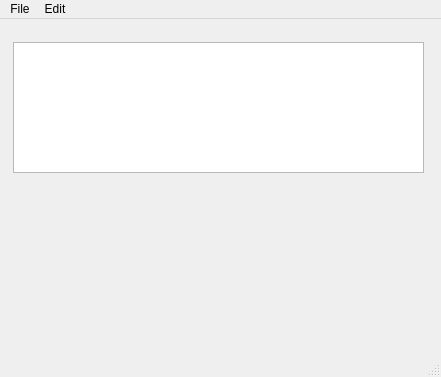
<?xml version="1.0" encoding="UTF-8"?>
<ui version="4.0">
 <class>MainWindow</class>
 <widget class="QMainWindow" name="MainWindow">
  <property name="geometry">
   <rect>
    <x>0</x>
    <y>0</y>
    <width>441</width>
    <height>377</height>
   </rect>
  </property>
  <property name="windowTitle">
   <string>MainWindow</string>
  </property>
  <widget class="QWidget" name="centralwidget">
   <widget class="QTextEdit" name="input">
    <property name="geometry">
     <rect>
      <x>13</x>
      <y>23</y>
      <width>411</width>
      <height>131</height>
     </rect>
    </property>
   </widget>
  </widget>
  <widget class="QMenuBar" name="menubar">
   <property name="geometry">
    <rect>
     <x>0</x>
     <y>0</y>
     <width>441</width>
     <height>18</height>
    </rect>
   </property>
   <widget class="QMenu" name="menuFile">
    <property name="title">
     <string>File</string>
    </property>
    <addaction name="actionOpen_File"/>
    <addaction name="actionNew_FIle"/>
    <addaction name="actionPrint"/>
    <addaction name="actionSave"/>
    <addaction name="actionSave_as"/>
   </widget>
   <widget class="QMenu" name="menuEdit">
    <property name="title">
     <string>Edit</string>
    </property>
    <addaction name="actionUndo"/>
    <addaction name="actionRedo"/>
    <addaction name="actionCopy"/>
    <addaction name="actionPaste"/>
   </widget>
   <addaction name="menuFile"/>
   <addaction name="menuEdit"/>
  </widget>
  <widget class="QStatusBar" name="statusbar"/>
  <action name="actionOpen_File">
   <property name="text">
    <string>Open File</string>
   </property>
   <property name="statusTip">
    <string>Open another file</string>
   </property>
   <property name="shortcut">
    <string>Ctrl+O</string>
   </property>
   <property name="shortcutVisibleInContextMenu">
    <bool>true</bool>
   </property>
  </action>
  <action name="actionNew_FIle">
   <property name="text">
    <string>New FIle</string>
   </property>
   <property name="statusTip">
    <string>Creates a new file</string>
   </property>
   <property name="shortcut">
    <string>Ctrl+N</string>
   </property>
   <property name="shortcutVisibleInContextMenu">
    <bool>true</bool>
   </property>
  </action>
  <action name="actionSave">
   <property name="text">
    <string>Save</string>
   </property>
   <property name="statusTip">
    <string>Saves the File</string>
   </property>
   <property name="shortcut">
    <string>Ctrl+S</string>
   </property>
   <property name="shortcutVisibleInContextMenu">
    <bool>true</bool>
   </property>
  </action>
  <action name="actionSave_as">
   <property name="text">
    <string>Save as</string>
   </property>
   <property name="statusTip">
    <string>Save as..</string>
   </property>
  </action>
  <action name="actionPrint">
   <property name="text">
    <string>Print</string>
   </property>
   <property name="statusTip">
    <string>Print the file</string>
   </property>
   <property name="shortcut">
    <string>Ctrl+P</string>
   </property>
   <property name="shortcutVisibleInContextMenu">
    <bool>true</bool>
   </property>
  </action>
  <action name="actionUndo">
   <property name="text">
    <string>Undo</string>
   </property>
   <property name="statusTip">
    <string>Undo 1 step</string>
   </property>
   <property name="shortcut">
    <string>Ctrl+Z</string>
   </property>
   <property name="shortcutVisibleInContextMenu">
    <bool>true</bool>
   </property>
  </action>
  <action name="actionRedo">
   <property name="text">
    <string>Redo</string>
   </property>
   <property name="statusTip">
    <string>Redo 1 step</string>
   </property>
   <property name="shortcut">
    <string>Ctrl+Y</string>
   </property>
   <property name="shortcutVisibleInContextMenu">
    <bool>true</bool>
   </property>
  </action>
  <action name="actionCopy">
   <property name="text">
    <string>Copy</string>
   </property>
   <property name="statusTip">
    <string>Copy selected areas</string>
   </property>
   <property name="shortcut">
    <string>Ctrl+C</string>
   </property>
   <property name="shortcutVisibleInContextMenu">
    <bool>true</bool>
   </property>
  </action>
  <action name="actionPaste">
   <property name="text">
    <string>Paste</string>
   </property>
   <property name="shortcut">
    <string>Ctrl+V</string>
   </property>
   <property name="shortcutVisibleInContextMenu">
    <bool>true</bool>
   </property>
  </action>
 </widget>
 <resources/>
 <connections/>
</ui>
